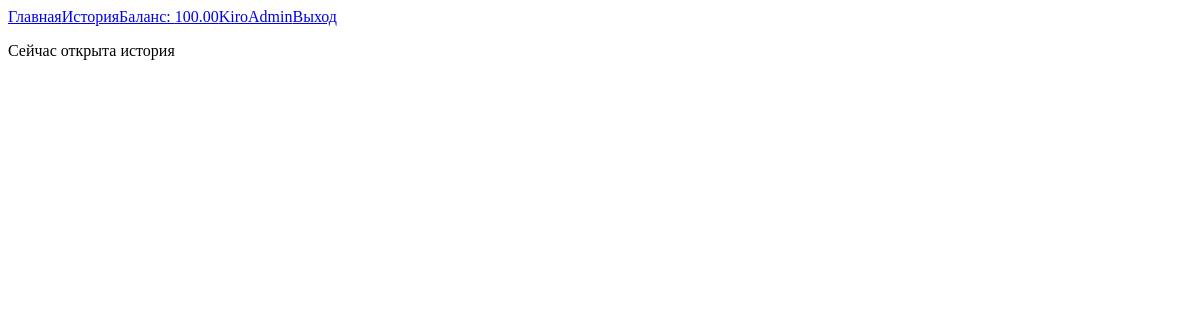
/history (signed in), run on an earlier commit of the app's database.
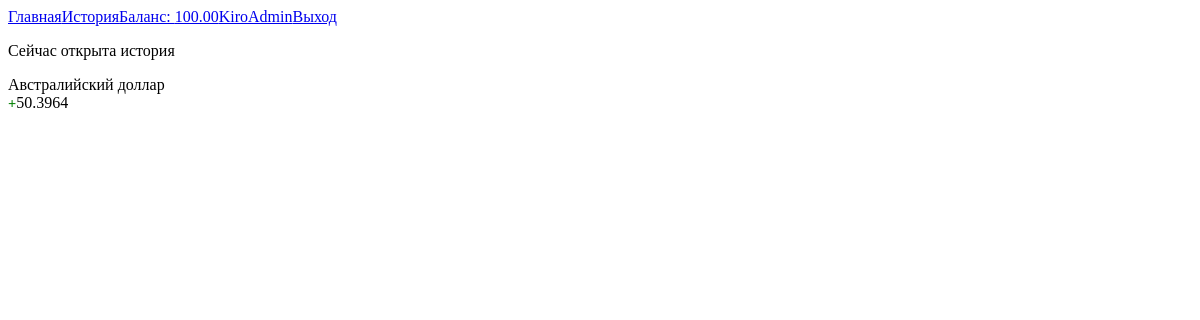
And on a later commit of the database.
### MainApp/models.py (models this page shows)
class userB(User):
    balance = models.DecimalField(
        max_digits=10,
        decimal_places=2,
        default=0.00)
    proxy = True

class Transaction(models.Model):
    user = models.ForeignKey(settings.AUTH_USER_MODEL, models.CASCADE)
    moneyid = models.CharField(max_length=100)
    money = models.CharField(max_length=200)
    count = models.FloatField(max_length=100, validators=[validators.MinValueValidator(0.1)], default=1)
    price = models.FloatField(max_length=100)
    endprice = models.FloatField(max_length=100)

### MainApp/modules/profile.py (the view)
# urls.py: path('history', profile.History, name='history'),
@login_required(login_url="login/")
def History(request):
    tran = Transaction.objects.all()
    if tran.count() != 0:
        tran = get_list_or_404(tran, user=request.user)
    bal = userB.objects.get(pk=request.user).balance
    return render(request, 'htmls/history.html', {'hist': tran, 'balance': bal})

### MainApp/templates/htmls/history.html (shortened to what this page needs)
{% extends 'htmls/main.html' %}
{% block content %}
{% load mathfilters %}
<p>Сейчас открыта история</p>
{% for i in hist %}
{{i.money}}
<div style="display: flex; flex-direction: row; height: fit-content; align-items: center;">
{% if i.endprice > 0 %}
<p style="color: green; font-weight: 800; font-size: 1.2vw; height: fit-content; margin: 0;">+</p>
{{ i.endprice }}
{% else %}
<p style="color: red; font-weight: 800; font-size: 1.2vw; height: fit-content; margin: 0">-</p>
{{ i.endprice|mul:"-1" }}
{% endif %}
</div>
{% endfor %}
{% endblock %}

### MainApp/templates/htmls/main.html (shortened to what this page needs)
<!DOCTYPE html>
<html lang="ru">
<head>
    {% load static %}
    <link rel="stylesheet" href="{% static 'css/main.css' %}">
    <link rel="stylesheet" href="https://cdnjs.cloudflare.com/ajax/libs/font-awesome/6.4.0/css/all.min.css">
</head>
<header>
    <div><a href="{% url 'home' %}">Главная</a></div>
    <div>
        <a href="{% url 'history' %}">История</a>
        {% if user.is_authenticated %}
        <a href="{% url 'balance' %}">Баланс: {{balance}}</a>
        <a href="{% url 'profile' %}">{{ user }}</a>
        <a href="{% url 'logout' %}">Выход</a>
        {% else %}
        <a href="{% url 'signup' %}">Регистрация</a>
        <a href="{% url 'login' %}">Вход</a>
        {% endif %}
    </div>
</header>
<body>
{% block content %}{% endblock %}
</body>
</html>

### MainApp/static/css/main.css (style rules this page uses)
header { display: flex; flex-direction: row; }
header div { display: flex; flex-direction: row; }

What changed in the data, as far as the page shows it:
added Transaction: money "Австралийский доллар", endprice "50.3964"
